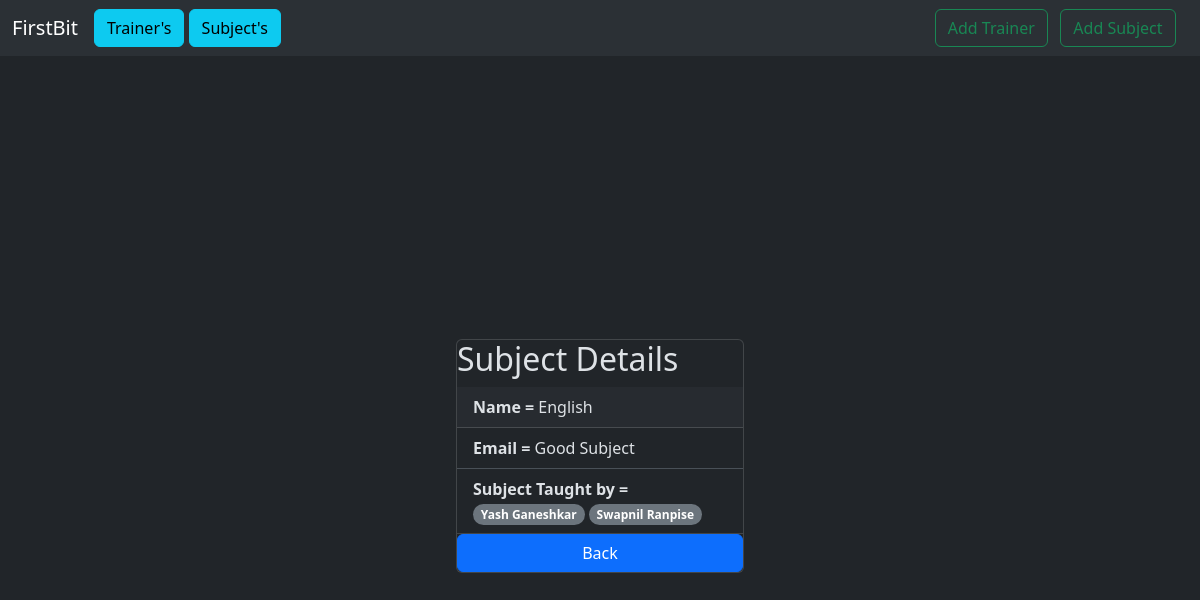
The app's page /subject/1/ with its own data.
### institute/models.py (models this page shows, shortened)
class Subject(models.Model):
    name = models.CharField(max_length=50, unique=True)
    description = models.TextField(max_length=300, blank=True, null=True)
    created_at = models.DateTimeField(auto_now_add=True)
    updated_at = models.DateTimeField(auto_now=True)

class Trainer(models.Model):
    empId = models.CharField(max_length=10,unique=True)
    name = models.CharField(max_length=200)
    email = models.EmailField(unique=True)
    phone = models.CharField(max_length=15, unique=True)
    subjects = models.ManyToManyField(Subject, related_name="trainers")
    created_at = models.DateTimeField(auto_now_add=True)
    updated_at = models.DateTimeField(auto_now=True)

### institute/views.py (the view)
# urls.py: path('subject/<int:subject_id>/', views.SubjectDetails, name="subjectdetails"),
def SubjectDetails(request, subject_id):
    subject = get_object_or_404(Subject, pk=subject_id)
    return render(request, "subjectDetails.html", {"subject":subject})

### institute/templates/subjectDetails.html
{% extends "layout.html" %}
{% block content %}
<div class="d-flex justify-content-center align-items-center" style="min-height: 100vh;">
    <div class="card" style="width: 18rem;">
        <h2>Subject Details</h2>
        <div class="card-header">
            <b>Name = </b>{{subject.name}}
        </div>
        <ul class="list-group list-group-flush">
            <li class="list-group-item"><b>Email = </b>{{subject.description}}</li>
            <li class="list-group-item">
                <b>Subject Taught by = </b>
                {% for trainer in subject.trainers.all %}
                    <span class="badge rounded-pill text-bg-secondary">
                        {{trainer.name}}
                    </span>
                    {% empty %}
                    <span class="text-muted">No Trainer assigned</span>
            </li>
                {% endfor %}
        </ul>
        <a class="btn btn-primary" href="{% url 'subjectlist' %}">Back</a>
    </div>
</div>
{% endblock %}

### records on screen
Subject: name "English", description "Good Subject"
Trainer: name "Yash Ganeshkar"
Trainer: name "Swapnil Ranpise"
